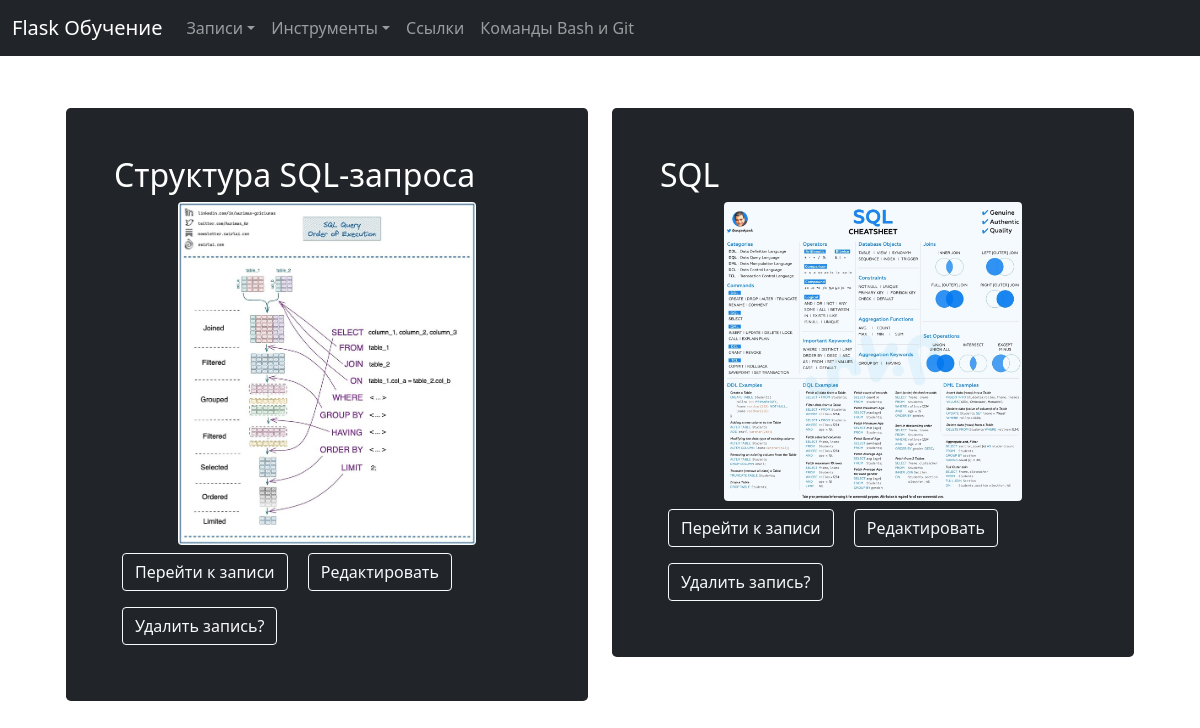
The page /posts on the database its author committed.
### tables this page shows
CREATE TABLE "posts"
(
    id         INTEGER
        primary key autoincrement,
    title      TEXT not null,
    content    TEXT not null,
    image_post TEXT default 'no_image.png'
);

### app.py (the view)
@app.route("/posts")
def posts():
    conn = get_db_connection()
    posts = conn.execute("SELECT * FROM posts").fetchall()
    conn.close()
    return render_template("posts/posts.html", posts=posts)

### app.py (called while the page is built)
def get_db_connection():
    conn = sqlite3.connect("database.db")
    conn.row_factory = sqlite3.Row
    return conn

### templates/posts/posts.html (shortened to what this page needs)
{% extends "base.html" %}
{% block content %}
<div class="container px-4 py-5" id="featured-3">
   <div class="row g-4 py-1 row-cols-2 row-cols-lg-4">
      {% for post in posts %}
      <div class="col-md-6">
         <div class="h-200 p-5 text-white bg-dark rounded-3">
            <form action="{{ url_for('delete', id=post['id']) }}" method="POST">
               <h2>{{ post['title'] }}</h2>
               <img src="/static/images/{{ post.image_post }}" class="rounded mx-auto d-block" >
               <a class="btn btn-outline-light m-2" href="{{ url_for('get_post', post_id=post['id']) }}">Перейти к записи</a>
               <a href="{{ url_for('edit_post', id=post['id']) }}" class="btn btn-outline-light m-2">Редактировать</a>
               <input type="submit" value="Удалить запись?"
                  class="btn btn-outline-light m-2"
                  onclick="return confirm('Вы уверены что хотите удалить запись?')">
            </form>
         </div>
      </div>
      {% endfor %}
   </div>
</div>
{% endblock %}

### static/styles.css (style rules this page uses)
* { font-family: system-ui; }
a { color: black; text-decoration: none; }
img { width: 70%; }

### rows shown on the page
posts: title "Структура SQL-запроса", image_post (picture)
posts: title "SQL", image_post (picture)
